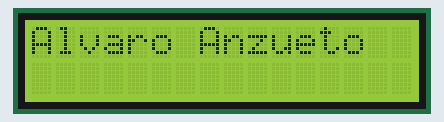
Bench run of a sketch on a simulated Arduino Uno, built with avr-gcc and run on an emulated ATmega328P. Shown: 16×2 character LCD.

Above: at 0.1 s.
At 1.1 s:
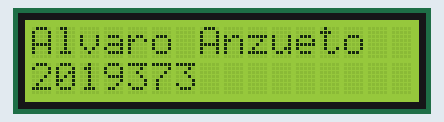

The sketch:

LCD_Nombre_Carnet.ino
```cpp
/*
  Fundación Kinal
  Centro Educativo Técnico Labral Kinal
  Electrónica
  Grado: Quinto
  Sección: A
  Curso: Taller de Electrónica Digital y Reparación de Computadoras I
  Nombre: Álvaro Anzueto Rodas
  Carné: 2019373
*/

// Incluyo libreria
#include <LiquidCrystal.h>

// Definiciones de pre-procesador
#define RS 12
#define Enable 11
#define D4 5
#define D5 4
#define D6 3
#define D7 2
#define columnas 16
#define filas 2

// Constructor
LiquidCrystal LCD_Alvaro(RS, Enable, D4, D5, D6, D7);// Me permite usar la lcd

void setup() {

  LCD_Alvaro.begin(columnas, filas);// Objeto de una lcd de 16 columnas x 2 filas
  LCD_Alvaro.print("Alvaro Anzueto");
  delay(1000);
  LCD_Alvaro.setCursor(0, 1); // el cursor se mueve a columna 0 fila 1
  LCD_Alvaro.print("2019373");
}

void loop() {
  // Solo necesitaba que lo imprimiera una vez

}
```
